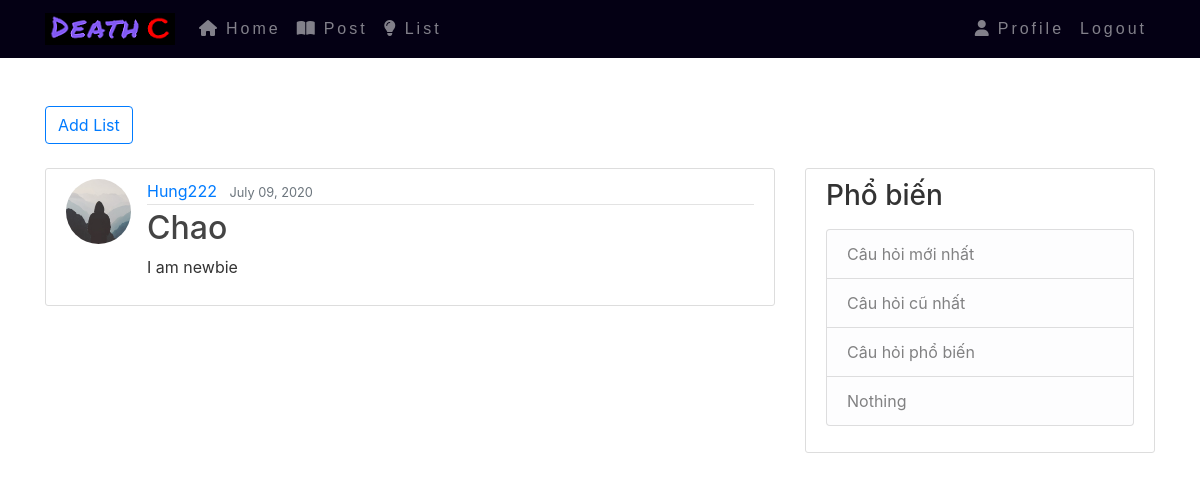
/list/ (signed in), run on the app's committed database.
### blog/models.py (models this page shows, shortened)
class Post(models.Model):
    title = models.CharField(max_length=250)
    content = models.TextField()
    date_posted = models.DateTimeField(default=timezone.now)
    author = models.ForeignKey(User, on_delete=models.CASCADE)

### users/models.py (models this page shows, shortened)
class Profile(models.Model):
    user = models.OneToOneField(User, on_delete=models.CASCADE)
    image = models.ImageField(default='default.jpg', upload_to='profile_pics')

### blog/views.py (the view)
# urls.py: path('list/', List_ListView.as_view(), name='blog-list'),
class List_ListView(ListView):
    model = Post
    template_name = 'blog/list.html'
    context_object_name = 'posts'
    ordering = ['-date_posted']

### blog/templates/blog/list.html (shortened to what this page needs)
{% extends "blog/base.html" %}
{% load static %}
{% block css %}
<link rel="stylesheet" type="text/css" href="{% static 'blog/scss/user.css' %}">
{% endblock %}
{% block content %}
  <div class="container mt-5">
    <a class="btn btn-outline-primary mb-4" href="{% url 'blog-new_list' %}">Add List</a>
    <div class="row">
      <div class="col-sm-8">
        {% for post in posts %}
            <article class="media content-section">
              <img class="rounded-circle article-img" src="{{ post.author.profile.image.url }}">
              <div class="media-body">
                <div class="article-metadata">
                  <a class="mr-2 text-primary">{{ post.author }}</a>
                  <small class="text-muted">{{ post.date_posted|date:"F d, Y" }}</small>
                </div>
                <h2><a class="article-title" href="{{ post.id }}">{{ post.title }}</a></h2>
                <p class="article-content">{{ post.content }}</p>
              </div>
            </article>
        {% endfor %}
      </div>
      <div class="col-sm-4">
        <div class="content-section">
          <h3>Phổ biến</h3>
          <p class='text-muted'>
            <ul class="list-group">
              <li class="list-group-item list-group-item-light">Câu hỏi mới nhất</li>
              <li class="list-group-item list-group-item-light">Câu hỏi cũ nhất</li>
              <li class="list-group-item list-group-item-light">Câu hỏi phổ biến</li>
              <li class="list-group-item list-group-item-light">Nothing</li>
            </ul>
          </p>
        </div>
      </div>
    </div>
  </div>
{% endblock content %}

### blog/static/blog/scss/user.css (style rules this page uses)
body { background: #fff; color: #333333; }
.article-title { color: #444444; }
.content-section { background: #ffffff; padding: 10px 20px; border: 1px solid #dddddd; border-radius: 3px; margin-bottom: 20px; }
.article-content { white-space: pre-line; }
.article-img { height: 65px; width: 65px; margin-right: 16px; }
.article-metadata { padding-bottom: 1px; margin-bottom: 4px; border-bottom: 1px solid #e3e3e3; }

### data on the page
Post: author.profile.image (placeholder picture), author "Hung222", date_posted "July 09, 2020", title "Chao", content "I am newbie"
